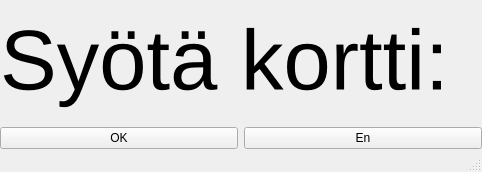
<?xml version="1.0" encoding="UTF-8"?>
<ui version="4.0">
 <class>MainWindow</class>
 <widget class="QMainWindow" name="MainWindow">
  <property name="geometry">
   <rect>
    <x>0</x>
    <y>0</y>
    <width>482</width>
    <height>172</height>
   </rect>
  </property>
  <property name="minimumSize">
   <size>
    <width>482</width>
    <height>172</height>
   </size>
  </property>
  <property name="maximumSize">
   <size>
    <width>482</width>
    <height>172</height>
   </size>
  </property>
  <property name="windowTitle">
   <string>Bank System</string>
  </property>
  <widget class="QWidget" name="centralwidget">
   <widget class="QWidget" name="">
    <property name="geometry">
     <rect>
      <x>0</x>
      <y>0</y>
      <width>482</width>
      <height>149</height>
     </rect>
    </property>
    <layout class="QGridLayout" name="gridLayout">
     <item row="0" column="0" colspan="2">
      <widget class="QLabel" name="label">
       <property name="font">
        <font>
         <pointsize>64</pointsize>
        </font>
       </property>
       <property name="text">
        <string>Syötä kortti:</string>
       </property>
      </widget>
     </item>
     <item row="1" column="0">
      <widget class="QPushButton" name="pushButton">
       <property name="text">
        <string>OK</string>
       </property>
      </widget>
     </item>
     <item row="1" column="1">
      <widget class="QPushButton" name="pushButton_2">
       <property name="text">
        <string>En</string>
       </property>
      </widget>
     </item>
    </layout>
   </widget>
  </widget>
  <widget class="QStatusBar" name="statusbar"/>
 </widget>
 <resources/>
 <connections/>
</ui>
